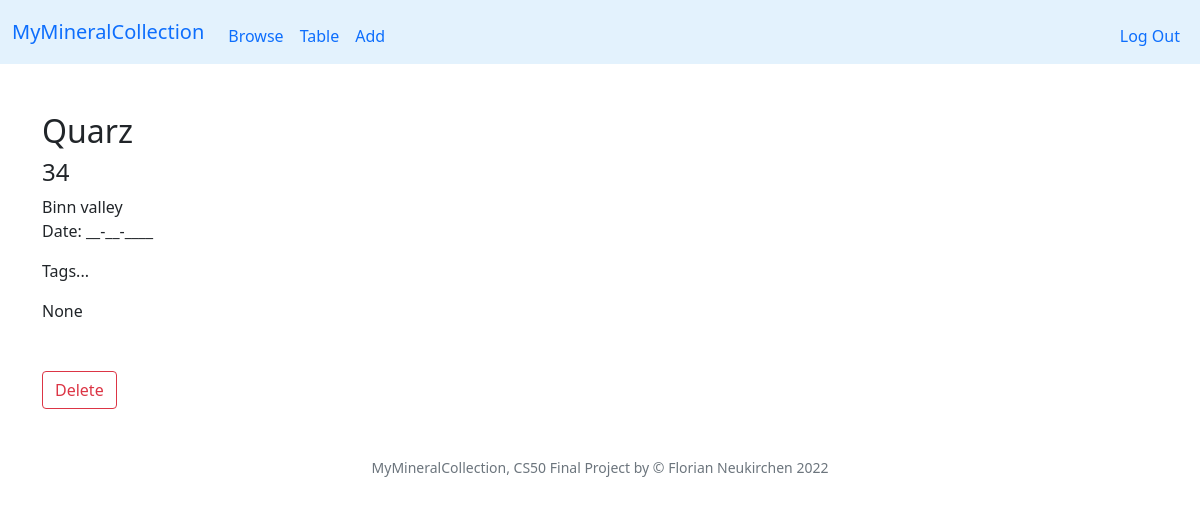
The page /view?id=1 (signed in) on the database its author committed.
### tables this page shows
CREATE TABLE specimen (id INTEGER PRIMARY KEY AUTOINCREMENT NOT NULL, user_id INTEGER NOT NULL, my_id TEXT, title TEXT, locality TEXT, day INTEGER, month INTEGER, year INTEGER, storage TEXT, timestamp TEXT, thumbnail TEXT);

### app.py (the view)
@app.route("/view")
@login_required
def viewspecimen():
    id = request.args.get("id")
    if not id:
        return redirect("/")
    rows = db.execute("SELECT * FROM specimen WHERE user_id = ? AND id = ?", session["user_id"], id)
    if len(rows) != 1:
        return apology("Invalid specimen ID")
    row = rows[0]
    row['minerals'] = db.execute("SELECT minerals.name AS name, minerals.chemistry AS chemistry, minerals.crystal_system AS crystal_system FROM minerals JOIN specmin ON minerals.symbol = specmin.min_symbol WHERE specmin.specimen_id = ?", id)
    for min in row['minerals']:
        app.logger.info(min['chemistry'])
    return render_template("view.html", row=row)

### app.py (called while the page is built)
@app.after_request
def after_request(response):
    response.headers["Cache-Control"] = "no-cache, no-store, must-revalidate"
    response.headers["Expires"] = 0
    response.headers["Pragma"] = "no-cache"
    return response

### helpers.py (called while the page is built)
def login_required(f):
    @wraps(f)
    def decorated_function(*args, **kwargs):
        if session.get("user_id") is None:
            return redirect("/login")
        return f(*args, **kwargs)
    return decorated_function

def date2(value):
    if not value:
        return "__"
    return f"{value:02d}"

def date4(value):
    if not value:
        return "____"
    return f"{value:04d}"

### templates/view.html (shortened to what this page needs)
{% extends "layout.html" %}
{% block main %}
<div class="container-lg text-start">
    <h2>{{ row['title'] }}</h2>
    <div class="h4">{{ row['my_id'] }}</div>
    <div>{{ row['locality'] }}</div>
    <div class="mb-3">Date: {{ row['day'] | date2 }}-{{ row['month'] | date2 }}-{{ row['year'] | date4}}</div>
    <div class="mb-3">Tags...</div>
    <div>{{ row['storage'] }}</div>
    <div class="mt-5">
    <form action="/delete" method="post">
        <input class="btn btn-outline-danger" type="submit" value="Delete">
    </form>
    </div>
</div>
{% endblock %}

### rows shown on the page
specimen: title "Quarz", my_id "34", locality "Binn valley"

### other values the page prints
{{ row['day'] | date2 }} "__"
{{ row['month'] | date2 }} "__"
{{ row['year'] | date4 }} "____"
{{ row['storage'] }} "None"
